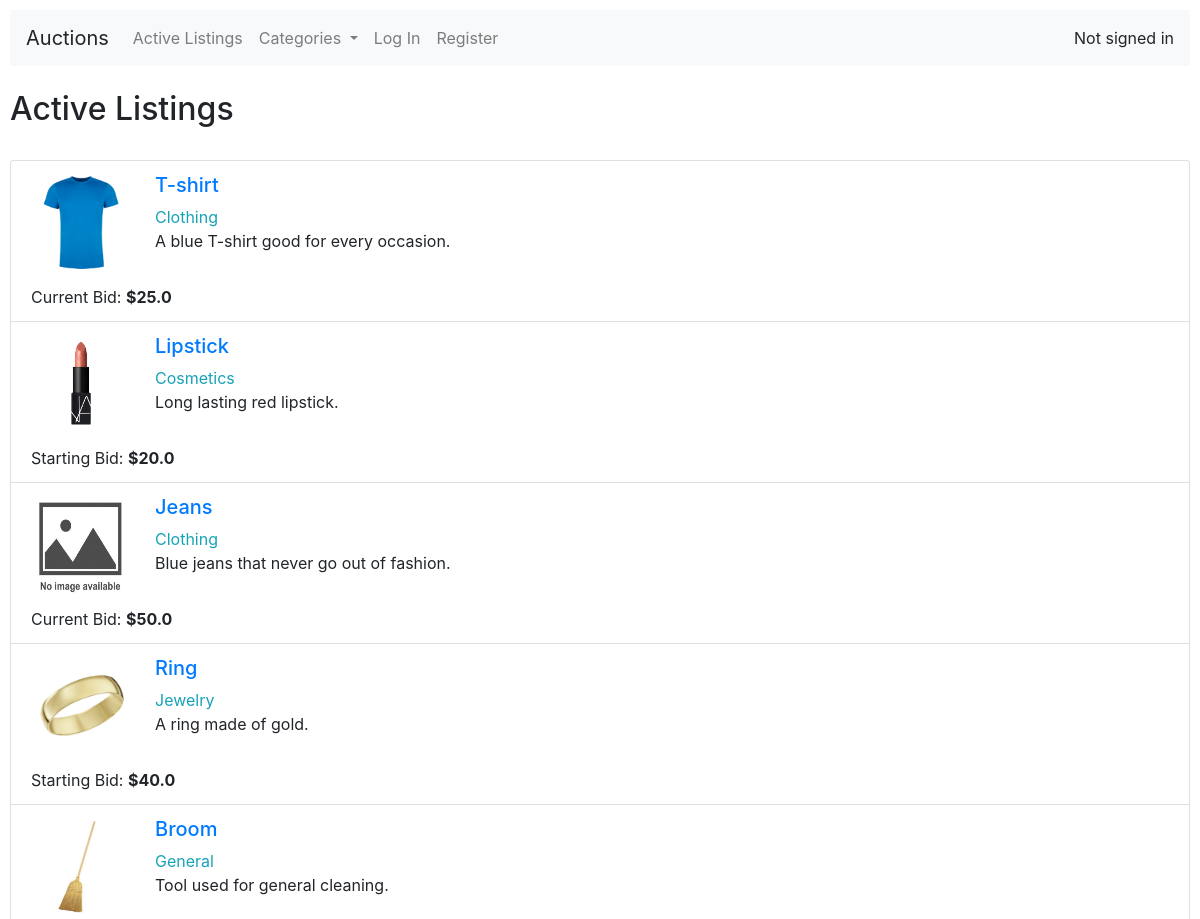
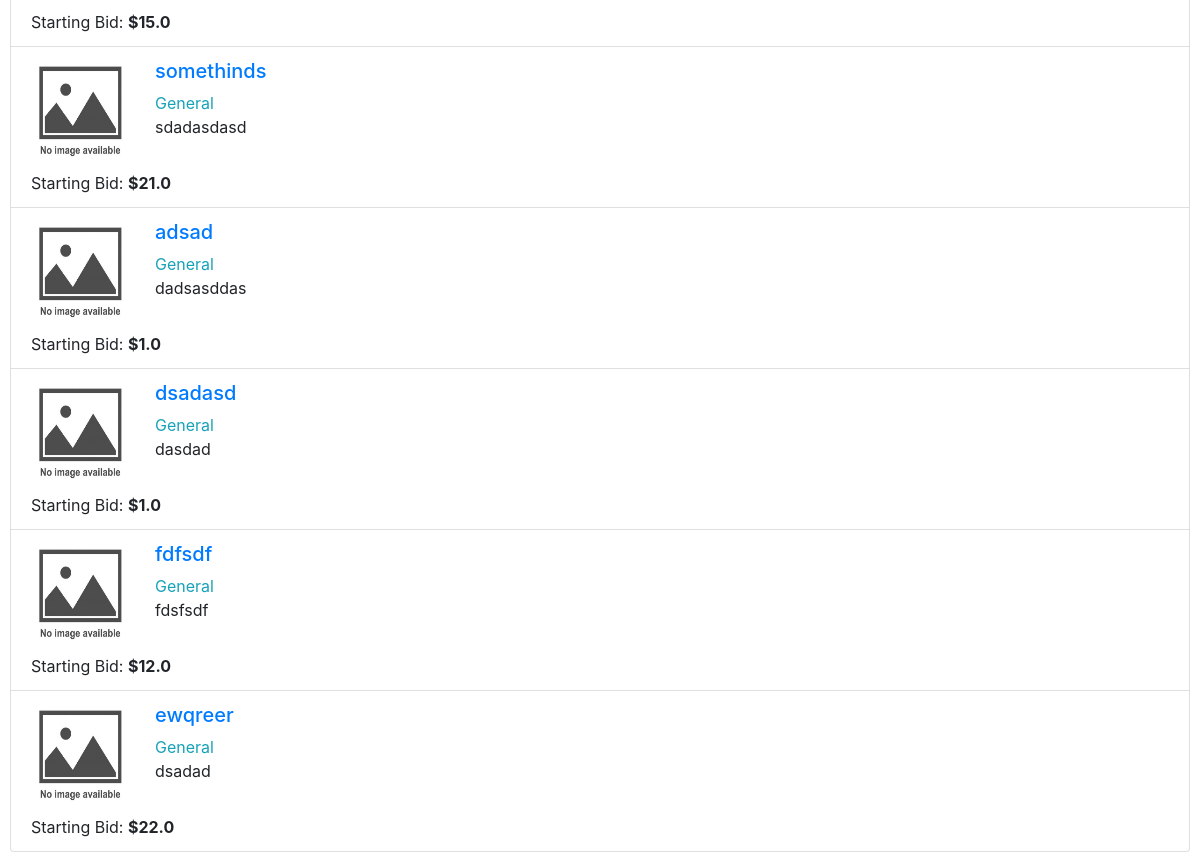
The page / on the database its author committed (2 pictures, top to bottom).
### auctions/models.py (models this page shows, shortened)
class AuctionListing(models.Model):
    name = models.CharField(max_length=64)
    description = models.CharField(max_length=300)
    user = models.ForeignKey(User, on_delete=models.CASCADE, related_name="auctioneer")
    winner = models.ForeignKey(User, on_delete=models.CASCADE, related_name="winner", blank=True, null=True)
    startingBid = models.FloatField()
    currentBid_id = models.IntegerField(blank=True, null=True)
    currentBid_value = models.FloatField(blank=True, null=True)
    statusOptions = [('Ongoing', 'Ongoing'), ('Finished', 'Finished')]
    status = models.CharField(max_length=8, choices=statusOptions, default='Ongoing')
    choicesCategory = [
        ('Toys', 'Toys'),
        ('Clothing', 'Clothing'),
        ('Electronics', 'Electronics'),
        ('Sports', 'Sports'),
        ('General', 'General'),
        ('Jewelry', 'Jewelry'),
        ('Cosmetics', 'Cosmetics'),
        ('Vehicles', 'Vehicles'),
        ('Furniture', 'Furniture'),
        ('Art', 'Art')
    ]
    category = models.CharField(max_length=15, choices=choicesCategory, default='General')
    image = models.ImageField(blank=True, null=True, upload_to='media/')

### auctions/views.py (the view)
# urls.py: path("", views.index, name="index"),
def index(request):
    return render(request, "auctions/index.html", {
        "listings": AuctionListing.objects.all()
    })

### auctions/templates/auctions/index.html (shortened to what this page needs)
{% extends "auctions/layout.html" %}
{% block body %}
    {% if listings %}
        <h2>Active Listings</h2> <br>
        <ul class="list-group">
        {% for listing in listings %}
            {% if listing.status == "Ongoing" %}
                {% include "auctions/listlistings.html" %}
            {% endif %}
        {% endfor %}
        </ul>
    {% else %}
        <h3>There are no active listings</h3>
    {% endif %}
{% endblock %}

### auctions/templates/auctions/listlistings.html
<li class="list-group-item">
    <div>
        {% if listing.image %}
             <img src="{{ listing.image.url }}"  class = "float-left mr-4" width="100" height="100" alt="{{ listing.name }}">
        {% else %}
            <img src="../media/imgs/noimage.jpg"   class = "float-left mr-4" width="100" height="100" alt="no image">
        {% endif %}
        <div>
        <a  href="{% url 'listing' listing_id=listing.id %}" >
            <h5>{{ listing.name }}</h5>
        </a>
        </div>
        <a href="{% url 'category' category_type=listing.category %}" class="text-info"> {{listing.category}}</a><br>
        <p class="mb-2 w-100">{{ listing.description }}</p> <br>
        {% if listing.currentBid_value %}
            Current Bid: <strong>${{ listing.currentBid_value }}</strong> <br>
        {% else %}
            Starting Bid: <strong>${{ listing.startingBid }} </strong>
        {% endif %}
    </div>
</li>

### auctions/static/auctions/styles.css (style rules this page uses)
body { padding: 10px; }
p { width: 375px; }

### rows shown on the page
AuctionListing: image (picture), name "T-shirt", category "Clothing", description "A blue T-shirt good for every occasion.", currentBid_value "25.0"
AuctionListing: image (picture), name "Lipstick", category "Cosmetics", description "Long lasting red lipstick.", startingBid "20.0"
AuctionListing: name "Jeans", category "Clothing", description "Blue jeans that never go out of fashion.", currentBid_value "50.0"
AuctionListing: image (picture), name "Ring", category "Jewelry", description "A ring made of gold.", startingBid "40.0"
AuctionListing: image (picture), name "Broom", category "General", description "Tool used for general cleaning.", startingBid "15.0"
AuctionListing: name "somethinds", category "General", description "sdadasdasd", startingBid "21.0"
AuctionListing: name "adsad", category "General", description "dadsasddas", startingBid "1.0"
AuctionListing: name "dsadasd", category "General", description "dasdad", startingBid "1.0"
AuctionListing: name "fdfsdf", category "General", description "fdsfsdf", startingBid "12.0"
AuctionListing: name "ewqreer", category "General", description "dsadad", startingBid "22.0"
